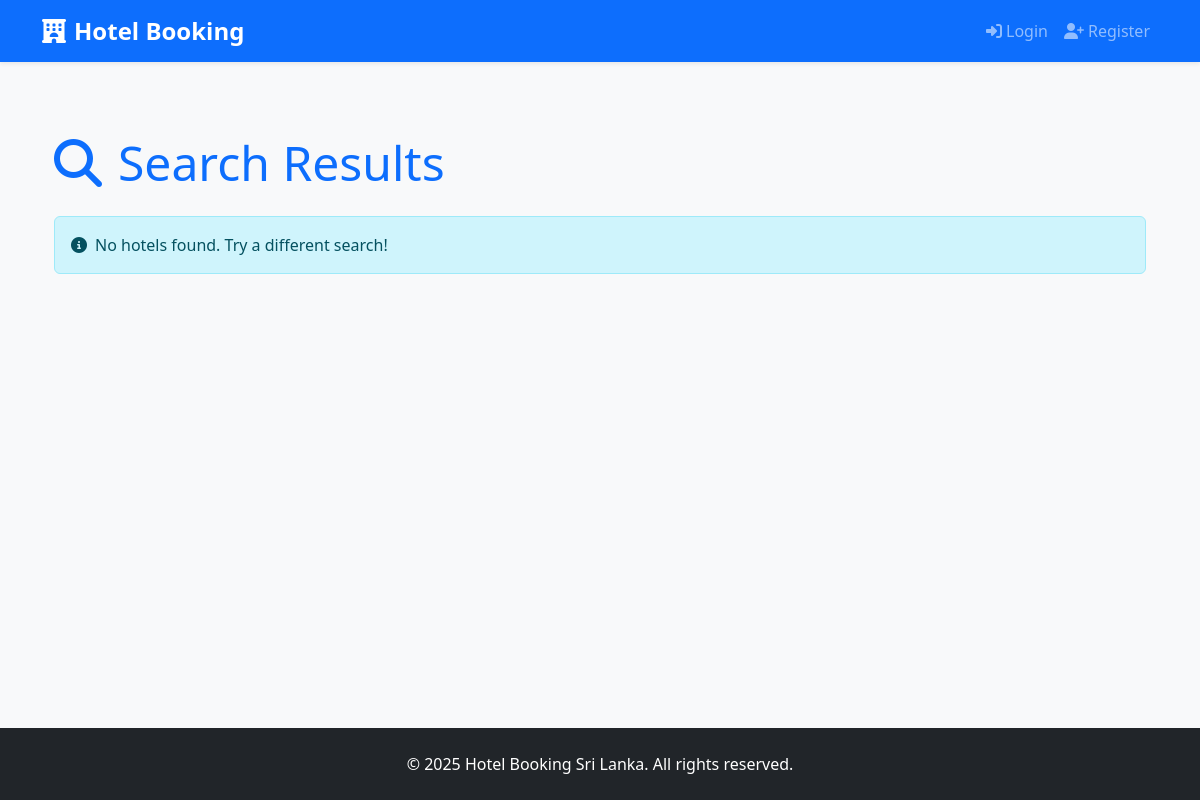
The page /search/ on the database as committed earlier.
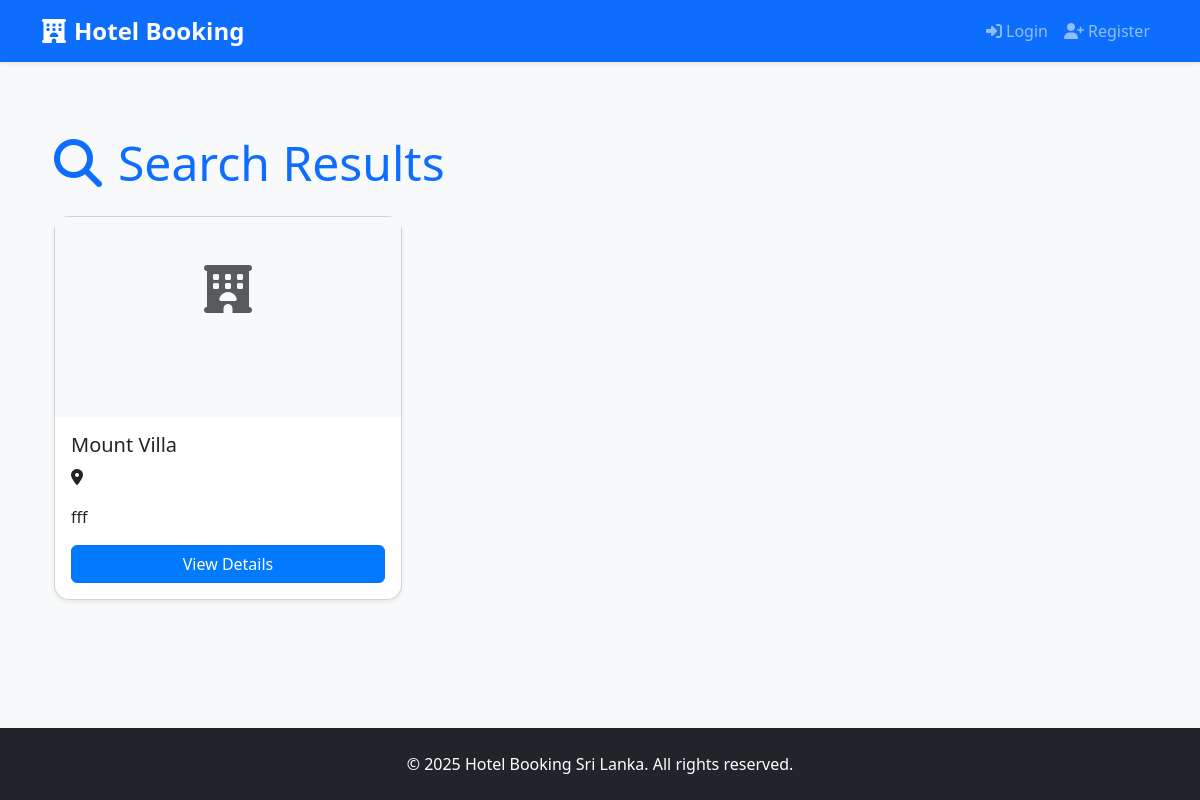
The same page on the database as committed later.
### core/models.py (models this page shows, shortened)
class Hotel(models.Model):
    owner = models.ForeignKey(User, on_delete=models.CASCADE, related_name='hotels')
    name = models.CharField(max_length=200)
    address = models.CharField(max_length=300)
    description = models.TextField()
    main_image = models.ImageField(upload_to='hotels/')
    photo1 = models.ImageField(upload_to='hotels/', blank=True, null=True)
    photo2 = models.ImageField(upload_to='hotels/', blank=True, null=True)
    photo3 = models.ImageField(upload_to='hotels/', blank=True, null=True)
    photo4 = models.ImageField(upload_to='hotels/', blank=True, null=True)
    facilities = MultiSelectField(choices=[
        ('wifi', 'Free WiFi'),
        ('pool', 'Swimming Pool'),
        ('parking', 'Parking'),
        ('restaurant', 'Restaurant'),
        ('ac', 'Air Conditioning'),
        ('gym', 'Gym'),
        ('spa', 'Spa'),
    ], blank=True)
    rented_type = models.CharField(max_length=20, choices=RENTED_TYPE_CHOICES, default='rooms')
    price_per_night = models.DecimalField(max_digits=10, decimal_places=2, blank=True, null=True)
    google_location_link = models.URLField(blank=True, null=True, verbose_name="Google Maps Link")
    facebook_page = models.URLField(blank=True, null=True, verbose_name="Facebook Page Link")  # මේක add කරන්න

### core/views.py (the view)
# urls.py: path('search/', views.search_hotels, name='search_hotels'),
def search_hotels(request):
    query = request.GET.get('q', '')
    hotels = Hotel.objects.filter(name__icontains=query) or Hotel.objects.filter(address__icontains=query)
    return render(request, 'core/search.html', {'hotels': hotels, 'query': query})

### templates/core/search.html (shortened to what this page needs)
{% extends 'core/base.html' %}
{% block content %}
<div class="container mt-5">
    <h1 class="display-5 text-primary mb-4">
        <i class="fas fa-search me-3"></i>Search Results
    </h1>
    {% if hotels %}
        <div class="row">
            {% for hotel in hotels %}
                <div class="col-md-6 col-lg-4 mb-4">
                    <div class="card shadow-sm h-100">
                        {% if hotel.image %}
                            <img src="{{ hotel.image.url }}" class="card-img-top" alt="{{ hotel.name }}" style="height: 200px; object-fit: cover;">
                        {% else %}
                            <div class="bg-light text-center py-5" style="height: 200px;">
                                <i class="fas fa-hotel fa-3x text-muted"></i>
                            </div>
                        {% endif %}
                        <div class="card-body d-flex flex-column">
                            <h5 class="card-title">{{ hotel.name }}</h5>
                            <p class="card-text"><i class="fas fa-map-marker-alt me-2"></i>{{ hotel.location }}</p>
                            <p class="card-text flex-grow-1">{{ hotel.description|truncatewords:20 }}</p>
                            <a href="{% url 'hotel_detail' hotel.id %}" class="btn btn-primary mt-auto">View Details</a>
                        </div>
                    </div>
                </div>
            {% endfor %}
        </div>
    {% else %}
        <div class="alert alert-info">
            <i class="fas fa-info-circle me-2"></i>No hotels found. Try a different search!
        </div>
    {% endif %}
</div>
{% endblock %}

Rows that differ between the two databases and show on the page:
added Hotel: name "Mount Villa", description "fff"
Other text that changed with them:
text no longer shown: "No hotels found. Try a different search!"
